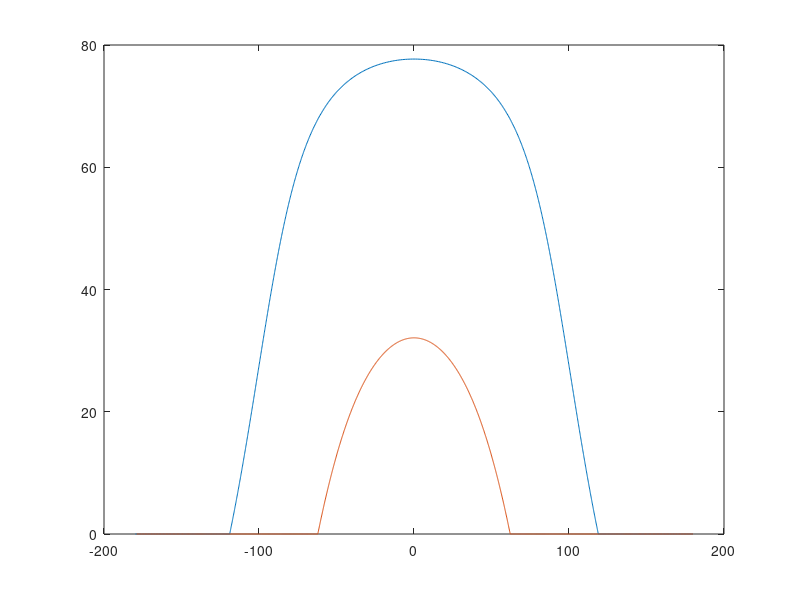
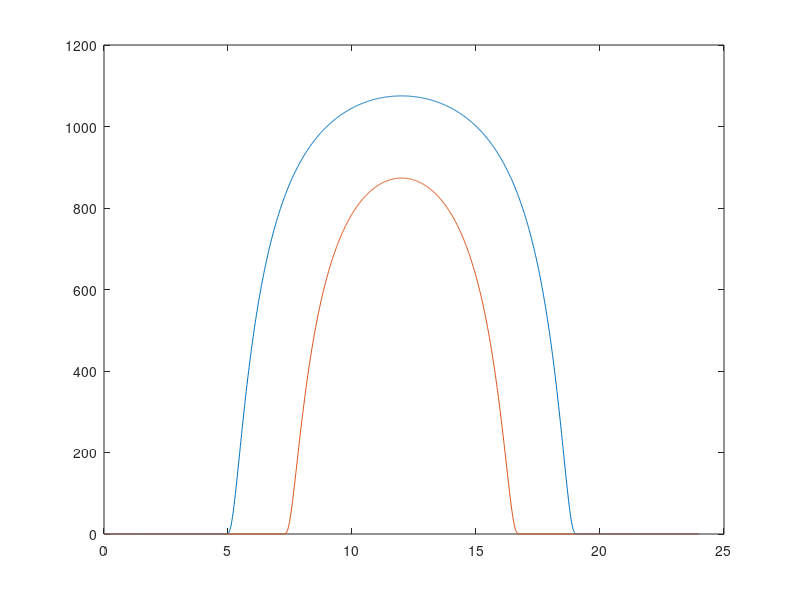

The MATLAB source for these figures, in order:
%% Reset Everything

close all
clear all

%% Time / Hour Angle
tm = 0:1:1439;  %Increment minutes in one day
th = tm/60;     %Convert so that it increments fraction of hrs in on day.
h = 12 - th;    %Convert to difference between solar noob
H = 15*h;       %Convert to Hour Angle 

%% Declimantion Angle
%  23.45sin[(360/365)(n-81)]

% Summer Day: July 1st
n_sum = 181; %days
n_win = 372; %days
sum_declimation = 23.45.*sind((360/365).*(n_sum - 81));
win_declimation = 23.45.*sind((360/365).*(n_win - 81));
        
%% Altitude Angle 
% Altitude angle at solar noon, Bn - angle between the sun and the local
% horizon:
    % Bn = 90 - Lat - Dec.
    
    % Location:
        % Latitude: 35.484 deg.
        % Longitude: 120.672 deg. 
        lat = 35.484;
        
    % Sin(beta) = cos(Lat)cos(Dec)cos(H) + sin(Lat)sin(Dec)
    sum_coslat = cosd(lat);
    sum_cosDec = cosd(sum_declimation);
    sum_cosH = cosd(H);
    sum_sinlat = sind(lat);
    sum_sinDec = sind(sum_declimation);
    sum_sinbeta = ((sum_coslat.*sum_cosDec.*sum_cosH) +  sum_sinlat.*sum_sinDec);
    sum_altitude_angle = asind(sum_sinbeta);
    
    win_coslat = cosd(lat);
    win_cosDec = cosd(win_declimation);
    win_cosH = cosd(H);
    win_sinlat = sind(lat);
    win_sinDec = sind(win_declimation);
    win_sinbeta = (win_coslat.*win_cosDec.*win_cosH) +  win_sinlat.*win_sinDec;
    win_altitude_angle = asind(win_sinbeta);
    
    
        
    %sum_altitude = 90 - lat - sum_declimation
    %win_altitude = 90 - lat - win_declimation
    
    %% Azimuth Angle 
% The azimuth angle, Az, of the sun or a celetial body (St) is depending on
% it's declination, Dec, and altitude, Alt, and on the Lat of the observer.

% azimuth angle: 
    % sin(phi) = [cos(Dec)sin(H)]/cos(altitude_angle)
    
sum_sinH = sind(H);
sum_cosBeta = cosd(sum_altitude_angle);

sum_sinphi = ((sum_cosDec.*sum_sinH)./sum_cosBeta);
sum_azimuth_angle = asind(sum_sinphi);

win_sinH = sind(H);
win_cosBeta = cosd(win_altitude_angle);

win_sinphi = (win_cosDec.*win_sinH)./win_cosBeta;
win_azimuth_angle = asind(win_sinphi);

 for(i=1:length(H))
     if (sum_cosH(i) >= (tand(sum_declimation)/tand(lat)))
     else if(sum_azimuth_angle(i)<0)
        sum_azimuth_angle(i) = -180 - sum_azimuth_angle(i);
     else 
     sum_azimuth_angle(i) = 180 - sum_azimuth_angle(i);
         end
     end
 end
 
 for(i=1:length(H))
     if(sum_altitude_angle(i) < 0)
         sum_altitude_angle(i) = 0;
     end
 end
 
  for(i=1:length(H))
     if (win_cosH(i) >= (tand(win_declimation)/tand(lat)))
     else if(win_azimuth_angle(i)<0)
        win_azimuth_angle(i) = -180 - win_azimuth_angle(i);
     else 
     win_azimuth_angle(i) = 180 - win_azimuth_angle(i);
         end
     end
  end
  
   for(i=1:length(H))
     if(win_altitude_angle(i) < 0)
         win_altitude_angle(i) = 0;
     end
   end
 
figure(1)
plot(sum_azimuth_angle , sum_altitude_angle)
hold on
plot(win_azimuth_angle , win_altitude_angle)


%% Irradiance 
% Irradiance of atmosphere: 1377 w/m^2

sum_AM = 1./sind(sum_altitude_angle);
win_AM = 1./sind(win_altitude_angle);

sum_I = 1377.*(0.7.^(sum_AM).^(0.678));
win_I = 1377.*(0.7.^(win_AM).^(0.678));

figure(2)
plot(th, sum_I)
hold on 
plot(th, win_I)

sum_array_energy = ((th(2:end)-th(1:end-1)).*(sum_I(2:end)+sum_I(1:end-1)))/2;
sum_energy = sum(sum_array_energy)

win_array_energy = ((th(2:end)-th(1:end-1)).*(win_I(2:end)+win_I(1:end-1)))/2;
win_energy = sum(win_array_energy)

%% Amount of Daylight

sum_HSR_pos = acosd(-tand(lat).*tand(sum_declimation));
sum_HSR_neg = acosd((tand(lat).*tand(sum_declimation)));
win_HSR_pos = acosd(-tand(lat).*tand(win_declimation));
win_HSR_neg = acosd((tand(lat).*tand(win_declimation)));

sum_sunrise_pos = 12 - sum_HSR_pos/15
sum_sunrise_neg = 12 - sum_HSR_neg/15
win_sunrise_pos = 12 - win_HSR_pos/15
win_sunrise_neg = 12 - win_HSR_neg/15

    
